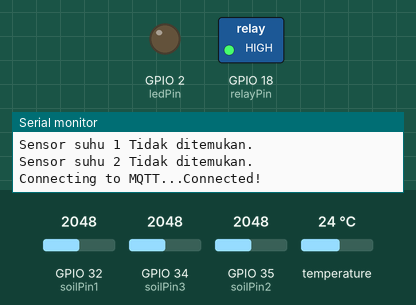
The program below on a simulated ESP32. Shown: switched loads named in the program (green lamp = pin HIGH), output pins drawn as LEDs (lit = HIGH), the last lines printed to the serial monitor. Inputs (shaded band) come from the test bench; at power-on: GPIO 32 (soilPin1) = 2048, temperature 24 °C, GPIO 34 (soilPin3) = 2048, GPIO 35 (soilPin2) = 2048. WiFi joins after 1.5 s; servers stay silent unless stated; no MQTT or app messages arrive unless stated.

Above: at 2.7 s.
2.8 s: GPIO 32 (soilPin1) set to 3221
4.9 s: GPIO 32 (soilPin1) set to 3307
At 7.6 s:
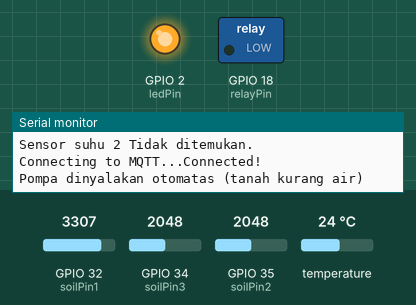
8.2 s: temperature set to 20.7 °C
10.9 s: temperature set to 19.1 °C
At 13.3 s:
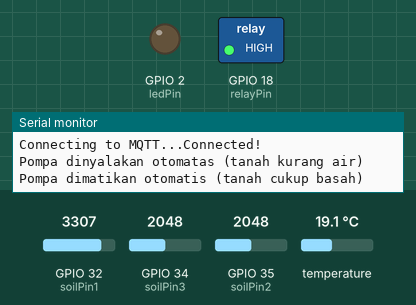
Timing chart, 0 to 26.3 s (numbered marks = the images above; inputs shaded):
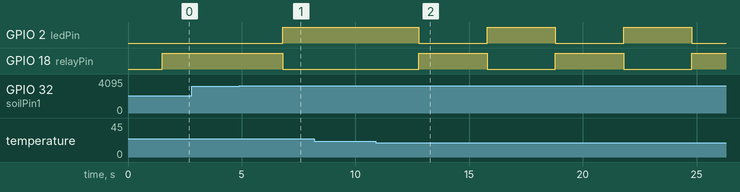

Measured:
- the behaviour switches between 3275 and 3276 on GPIO 32 (soilPin1) (found by bisection; images 0 and 1)
- the behaviour switches between 20 and 19.9 °C on temperature (found by bisection; images 1 and 2)
- after the input at 2.8 s, every drawn part: stays the same
- after the input at 4.9 s, GPIO 2 (ledPin): LOW → HIGH after 1.9 s; GPIO 18 (relayPin): HIGH → LOW after 1.9 s
- after the input at 8.2 s, every drawn part: stays the same
- after the input at 10.9 s, GPIO 2 (ledPin), GPIO 18 (relayPin): alternates HIGH for 3.0 s and LOW for 3.0 s, starting after 1.9 s

The program:

main.cpp
```cpp
// run mosquito :
// "C:\Program Files\mosquitto\mosquitto.exe" -c "C:\Program Files\mosquitto\mosquitto.conf" -v

#include <Arduino.h>
#include <WiFi.h>
#include <PubSubClient.h>
#include <OneWire.h>
#include <DallasTemperature.h>

const char* ssid = "hmmm";
const char* pass = "selalusalah";

const char* mqtt_server = "192.168.1.129";
const char* mqtt_client_id = "drip_irrigation_monitoring";
const char* topic_soil1 = "soil/1";
const char* topic_soil2 = "soil/2";
const char* topic_soil3 = "soil/3";
const char* topic_soilAvg = "soil/avg";
const char* topic_temp1 = "temp/1";
const char* topic_temp2 = "temp/2";
const char* topic_temp3 = "temp/3";
const char* topic_tempAvg = "temp/avg";
const char* topic_pump = "pump/control";
const char* topic_pump_status = "pump/control/status";
const char* topic_pump_mode = "pump/mode";
const char* topic_pump_mode_status = "pump/mode/status";

WiFiClient espClient;
PubSubClient client(espClient);

#define THRESHOLD_MAX_SOIL 65.0
#define THRESHOLD_MIN_SOIL 40.0
#define THRESHOLD_MAX_TEMP 35.0
#define THRESHOLD_MIN_TEMP 20.0

const int soilPin1 = 32;
const int soilPin2 = 35;
const int soilPin3 = 34;

#define tempPin 4
OneWire oneWire(tempPin);
DallasTemperature sensors(&oneWire);
DeviceAddress tempSensors[3];

const int relayPin = 18;
const int ledPin = 2;

bool pumpStatus = false;
bool pumpAutoMode = true;

unsigned long lastPublish = 0;
const unsigned long publishInterval = 3000; // publish tiap 3 detik

float soil1, soil2, soil3, avgSoil, temp1, temp2, temp3, avgTemp;

// put function declarations here:
void setupWifi();
void callback(char* topic, byte* payload, unsigned int length);
void reconnect();
float readSoil(int sensorPin);
void publishDatasensors();
void printAddress(DeviceAddress deviceAddress);


void setup() {
  // put your setup code here, to run once:
  setupWifi();
  Serial.begin(115200);
  client.setServer(mqtt_server, 1883);
  client.setCallback(callback);

  pinMode(relayPin, OUTPUT);
  pinMode(ledPin, OUTPUT);
  digitalWrite(relayPin, HIGH);
  digitalWrite(ledPin, LOW);

  sensors.begin();
  for(int i = 0; i < 3; i++){
    // jika tidak menemukan alamat sensor temperatur maka, cetak pada serial monitor ("sensor suhu tidak ditemukan")
    if(!sensors.getAddress(tempSensors[i], i)){
      Serial.print("Sensor suhu "); Serial.print(i); Serial.println(" Tidak ditemukan.");
    }
    // cetak pada serial monitor (alamat sensor suhu) ketika alamat sensor ditemukan
    else{
      Serial.print("Address sensor "); Serial.print(i); Serial.println(" : ");
      printAddress(tempSensors[i]);
      Serial.println();
    }
  }
}

void loop() {
  // put your main code here, to run repeatedly:
  if(!client.connected()){
    reconnect();
  }
  client.loop();

  unsigned long now = millis();
  if (now - lastPublish >= publishInterval) {
    lastPublish = now;
    publishDatasensors(); // kirim data setiap 3 detik
  }
}

// put function definitions here:
void setupWifi(){
  delay(10);
  Serial.print("Connecting to "); Serial.print(ssid); Serial.print("...");
  WiFi.begin(ssid, pass);
  while(WiFi.status() != WL_CONNECTED){
    delay(500);
    Serial.print(".");
  }
  Serial.println("WiFi connected!");
}

void callback(char* topic, byte* payload, unsigned int length){
  payload[length] = '\0';
  String message = String((char*)payload);
  Serial.print("Message arrived ["); Serial.print(topic); Serial.print("]: ");
  Serial.println(message);

  if(String(topic) == topic_pump){
    if(!pumpAutoMode){
      if(message == "ON"){
        digitalWrite(relayPin, LOW);
        digitalWrite(ledPin, HIGH);
        pumpStatus = true;
        Serial.println("Pompa dinyalakan manual!");
        client.publish(topic_pump_status, "ON");
      }
        else if(message == "OFF"){
        digitalWrite(relayPin, HIGH);
        digitalWrite(ledPin, LOW);
        pumpStatus = false;
        Serial.println("Pompa dimatikan manual!");
        client.publish(topic_pump_status, "OFF");
      }
    }
    else {
      Serial.println("Abaikan perintah manual, sedang dalam mode otomatis!");
    }
  }

  if(String(topic) == topic_pump_mode){
    if(message == "AUTO"){
      pumpAutoMode = true;
      Serial.println("Mode pompa : OTOMATIS!");
      client.publish(topic_pump_mode_status, "AUTO");
    }
    else if(message == "MANUAL"){
      pumpAutoMode = false;
      Serial.println("Mode Pompa : MANUAL!");
      client.publish(topic_pump_mode_status, "MANUAL");
    }
  }
}

void reconnect(){
  while(!client.connected()){
    Serial.print("Connecting to MQTT...");
    if(client.connect(mqtt_client_id)){
      Serial.println("Connected!");
      client.subscribe(topic_pump);
      client.subscribe(topic_pump_mode);
    }
    else{
      Serial.print("Failed!, RC = "); Serial.println(client.state());
      delay(2000);
    }
  }
}

float readSoil(int sensorPin){
  int rawData = analogRead(sensorPin);
  return (1.0 - (rawData / 4095.0)) * 100.0;
}

void publishDatasensors(){
  //soil moisture
  soil1 = readSoil(soilPin1);
  char msgS1[10]; dtostrf(soil1, 4, 2, msgS1);
  client.publish(topic_soil1, msgS1);

  soil2 = readSoil(soilPin2);
  char msgS2[10]; dtostrf(soil2, 4, 2, msgS2);
  client.publish(topic_soil2, msgS2);

  soil3 = readSoil(soilPin3);
  char msgS3[10]; dtostrf(soil3, 4, 2, msgS3);
  client.publish(topic_soil3, msgS3);

  avgSoil = (soil1 + soil2 + soil3) / 3.0;
  char msgSavg[10]; dtostrf(avgSoil, 4, 2, msgSavg);
  client.publish(topic_soilAvg, msgSavg);

  //temperature
  sensors.requestTemperatures();
  temp1 = sensors.getTempC(tempSensors[0]);
  char msgT1[10]; dtostrf(temp1, 4, 2, msgT1);
  client.publish(topic_temp1, msgT1);

  temp2 = sensors.getTempC(tempSensors[1]);
  char msgT2[10]; dtostrf(temp2, 4, 2, msgT2);
  client.publish(topic_temp2, msgT2);

  temp3 = sensors.getTempC(tempSensors[2]);
  char msgT3[10]; dtostrf(temp3, 4, 2, msgT3);
  client.publish(topic_temp3, msgT3);

  avgTemp = (temp1 + temp2 + temp3) / 3.0;
  char msgTavg[10]; dtostrf(avgTemp, 4, 2, msgTavg);
  client.publish(topic_tempAvg, msgTavg);

  if(pumpAutoMode){
    if(avgSoil > THRESHOLD_MAX_SOIL || avgTemp < THRESHOLD_MIN_TEMP && pumpStatus){
      digitalWrite(relayPin, HIGH);
      digitalWrite(ledPin, LOW);
      pumpStatus = false;
      Serial.println("Pompa dimatikan otomatis (tanah cukup basah)");
      client.publish(topic_pump, "OFF");
      client.publish(topic_pump_status, "OFF");
    }
    else if(avgSoil < THRESHOLD_MIN_SOIL && !pumpStatus){
      digitalWrite(relayPin, LOW);
      digitalWrite(ledPin, HIGH);
      pumpStatus = true;
      Serial.println("Pompa dinyalakan otomatas (tanah kurang air)");
      client.publish(topic_pump, "ON");
      client.publish(topic_pump_status, "ON");
    }
  }
}

void printAddress(DeviceAddress deviceAddress){
  for(uint8_t i = 0; i < 8; i++){
    Serial.print(deviceAddress[i], HEX);
    if(i<7) Serial.print(":");
  }
}
```
